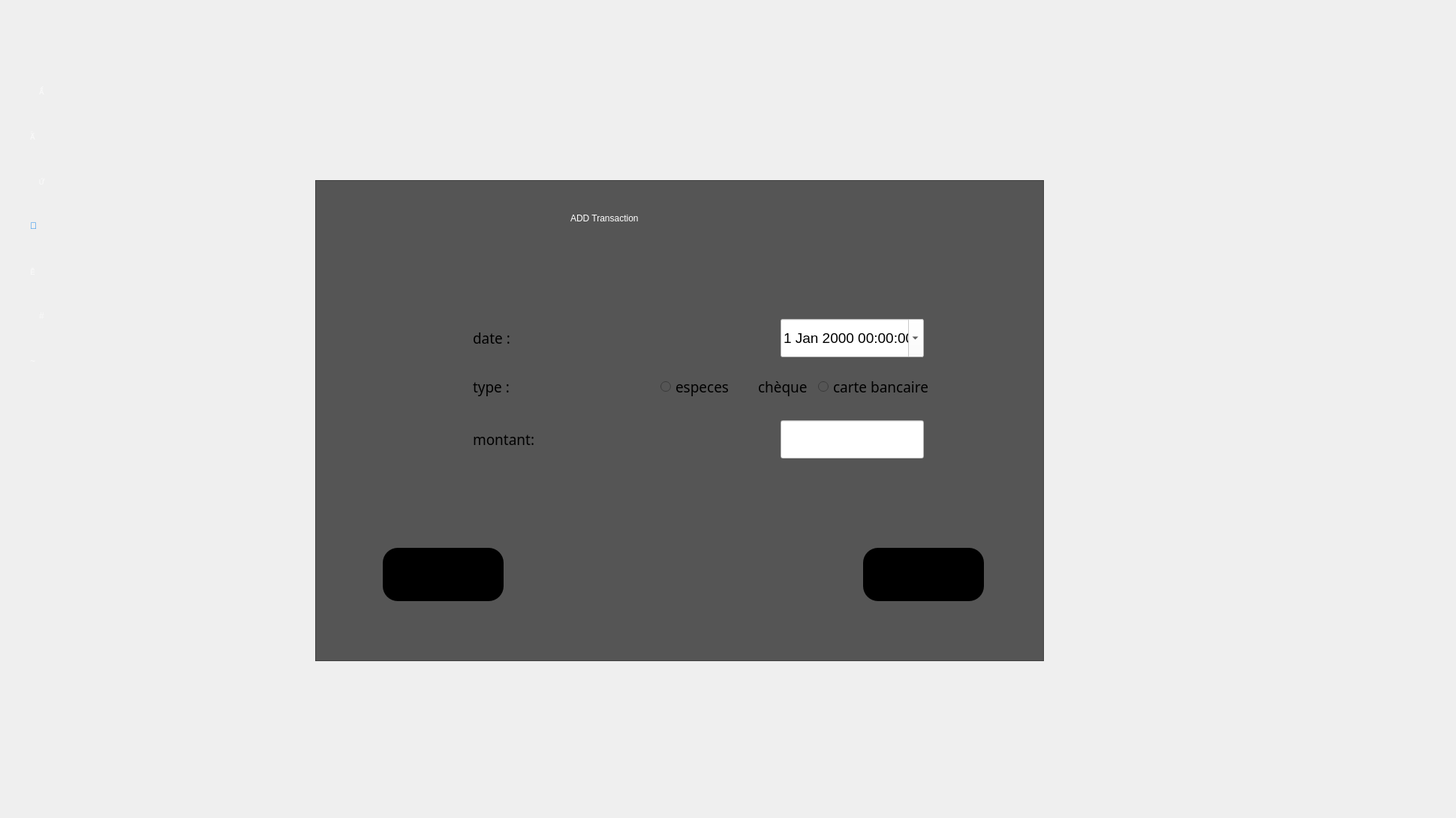
   <widget class="QWidget" name="addtransaction">
    <widget class="QFrame" name="frame">
     <property name="geometry">
      <rect>
       <x>420</x>
       <y>240</y>
       <width>971</width>
       <height>641</height>
      </rect>
     </property>
     <property name="styleSheet">
      <string notr="true">background-color: rgb(85, 85,85)</string>
     </property>
     <property name="frameShape">
      <enum>QFrame::StyledPanel</enum>
     </property>
     <property name="frameShadow">
      <enum>QFrame::Raised</enum>
     </property>
     <widget class="QLineEdit" name="lineEdit_4">
      <property name="geometry">
       <rect>
        <x>620</x>
        <y>320</y>
        <width>191</width>
        <height>51</height>
       </rect>
      </property>
      <property name="font">
       <font>
        <pointsize>14</pointsize>
       </font>
      </property>
      <property name="styleSheet">
       <string notr="true">background-color:white;
color:black;</string>
      </property>
     </widget>
     <widget class="QLabel" name="label_109">
      <property name="geometry">
       <rect>
        <x>210</x>
        <y>185</y>
        <width>161</width>
        <height>51</height>
       </rect>
      </property>
      <property name="font">
       <font>
        <family>MS Reference Sans Serif</family>
        <pointsize>14</pointsize>
       </font>
      </property>
      <property name="styleSheet">
       <string notr="true">color:black;</string>
      </property>
      <property name="text">
       <string>date :</string>
      </property>
     </widget>
     <widget class="QLabel" name="label_108">
      <property name="geometry">
       <rect>
        <x>210</x>
        <y>250</y>
        <width>141</width>
        <height>51</height>
       </rect>
      </property>
      <property name="font">
       <font>
        <family>MS Reference Sans Serif</family>
        <pointsize>14</pointsize>
       </font>
      </property>
      <property name="styleSheet">
       <string notr="true">color:black</string>
      </property>
      <property name="text">
       <string>type :</string>
      </property>
     </widget>
     <widget class="QLabel" name="label_106">
      <property name="geometry">
       <rect>
        <x>210</x>
        <y>320</y>
        <width>141</width>
        <height>51</height>
       </rect>
      </property>
      <property name="font">
       <font>
        <family>MS Reference Sans Serif</family>
        <pointsize>14</pointsize>
       </font>
      </property>
      <property name="styleSheet">
       <string notr="true">color:black</string>
      </property>
      <property name="text">
       <string>montant:</string>
      </property>
     </widget>
     <widget class="QPushButton" name="pushButton_9">
      <property name="geometry">
       <rect>
        <x>730</x>
        <y>490</y>
        <width>161</width>
        <height>71</height>
       </rect>
      </property>
      <property name="styleSheet">
       <string notr="true">QPushButton#pushButton_9{
	font: 14pt &quot;MS Shell Dlg 2&quot;;
border-radius:20px;
	background-color:black
}
QPushButton#pushButton_9:hover{
border-radius:20px;
color:rgb(255,255,255);
	background-color: qlineargradient(spread:pad, x1:1, y1:0.386, x2:0.545454, y2:0.665, stop:0 rgb(0, 0, 0), stop:1 rgba(0, 0, 200, 60));
	font: 14pt &quot;MS Shell Dlg 2&quot;;
}</string>
      </property>
      <property name="text">
       <string>validate</string>
      </property>
     </widget>
     <widget class="QPushButton" name="pushButton_10">
      <property name="geometry">
       <rect>
        <x>90</x>
        <y>490</y>
        <width>161</width>
        <height>71</height>
       </rect>
      </property>
      <property name="styleSheet">
       <string notr="true">QPushButton#pushButton_10{
	font: 14pt &quot;MS Shell Dlg 2&quot;;
border-radius:20px;
	background-color:black
}
QPushButton#pushButton_10:hover{
border-radius:20px;
color:rgb(255,255,255);
	background-color: qlineargradient(spread:pad, x1:1, y1:0.386, x2:0.545454, y2:0.665, stop:0 rgb(0, 0, 0), stop:1 rgba(0, 0, 200, 60));
	font: 14pt &quot;MS Shell Dlg 2&quot;;
}</string>
      </property>
      <property name="text">
       <string>return</string>
      </property>
     </widget>
     <widget class="QLabel" name="label_223">
      <property name="geometry">
       <rect>
        <x>340</x>
        <y>20</y>
        <width>331</width>
        <height>61</height>
       </rect>
      </property>
      <property name="styleSheet">
       <string notr="true">background:transparent;
font: 87 28pt &quot;Poppins&quot;;
color: rgb(255, 255,255);



</string>
      </property>
      <property name="text">
       <string>ADD Transaction</string>
      </property>
     </widget>
     <widget class="QDateTimeEdit" name="dateTimeEdit">
      <property name="geometry">
       <rect>
        <x>620</x>
        <y>185</y>
        <width>191</width>
        <height>51</height>
       </rect>
      </property>
      <property name="font">
       <font>
        <pointsize>14</pointsize>
       </font>
      </property>
      <property name="styleSheet">
       <string notr="true">color:black;
background-color:white;</string>
      </property>
      <property name="calendarPopup">
       <bool>true</bool>
      </property>
     </widget>
     <widget class="QRadioButton" name="radioButton_7">
      <property name="geometry">
       <rect>
        <x>460</x>
        <y>250</y>
        <width>121</width>
        <height>51</height>
       </rect>
      </property>
      <property name="font">
       <font>
        <family>MS Reference Sans Serif</family>
        <pointsize>14</pointsize>
       </font>
      </property>
      <property name="styleSheet">
       <string notr="true">color:black</string>
      </property>
      <property name="text">
       <string>especes</string>
      </property>
     </widget>
     <widget class="QRadioButton" name="radioButton_8">
      <property name="geometry">
       <rect>
        <x>670</x>
        <y>250</y>
        <width>211</width>
        <height>51</height>
       </rect>
      </property>
      <property name="font">
       <font>
        <family>MS Reference Sans Serif</family>
        <pointsize>14</pointsize>
       </font>
      </property>
      <property name="styleSheet">
       <string notr="true">color:black;</string>
      </property>
      <property name="text">
       <string>carte bancaire</string>
      </property>
     </widget>
     <widget class="QRadioButton" name="radioButton_9">
      <property name="geometry">
       <rect>
        <x>570</x>
        <y>250</y>
        <width>121</width>
        <height>51</height>
       </rect>
      </property>
      <property name="font">
       <font>
        <family>MS Reference Sans Serif</family>
        <pointsize>14</pointsize>
       </font>
      </property>
      <property name="styleSheet">
       <string notr="true">background:transparent;
color:black;</string>
      </property>
      <property name="text">
       <string>chèque</string>
      </property>
     </widget>
    </widget>
    <widget class="QLabel" name="label_217">
     <property name="geometry">
      <rect>
       <x>0</x>
       <y>0</y>
       <width>101</width>
       <height>1081</height>
      </rect>
     </property>
     <property name="styleSheet">
      <string notr="true">background-color: qlineargradient(spread:pad, x1:0.363591, y1:0.285, x2:0.67, y2:1, stop:0 rgba(	0,	0,0, 255), stop:1 rgba(0,0,0, 100));
</string>
     </property>
     <property name="text">
      <string/>
     </property>
    </widget>
    <widget class="QLabel" name="label_218">
     <property name="geometry">
      <rect>
       <x>40</x>
       <y>460</y>
       <width>41</width>
       <height>41</height>
      </rect>
     </property>
     <property name="styleSheet">
      <string notr="true">QLabel#label_218
{
font: 24pt &quot;dripicons-v2&quot;;
border:none;
background-color:transparent;
color:rgba(255,255,255,150);
}
QLabel#label_218:hover
{
font: 24pt &quot;dripicons-v2&quot;;
border:none;
background-color:transparent;
color:rgba(255,255,255,255);
}</string>
     </property>
     <property name="text">
      <string>~</string>
     </property>
    </widget>
    <widget class="QPushButton" name="hihi_65">
     <property name="geometry">
      <rect>
       <x>30</x>
       <y>400</y>
       <width>51</width>
       <height>41</height>
      </rect>
     </property>
     <property name="toolTipDuration">
      <number>1</number>
     </property>
     <property name="autoFillBackground">
      <bool>false</bool>
     </property>
     <property name="styleSheet">
      <string notr="true">QPushButton#hihi_65
{
font: 24pt &quot;dripicons-v2&quot;;
border:none;
background-color:transparent;
color:rgba(255,255,255,150);
}
QPushButton#hihi_65:hover
{
font: 24pt &quot;dripicons-v2&quot;;
border:none;
background-color:transparent;
color:rgba(255,255,255,255);
}</string>
     </property>
     <property name="text">
      <string>#</string>
     </property>
     <property name="iconSize">
      <size>
       <width>40</width>
       <height>40</height>
      </size>
     </property>
     <property name="flat">
      <bool>false</bool>
     </property>
    </widget>
    <widget class="QPushButton" name="hihi_66">
     <property name="geometry">
      <rect>
       <x>30</x>
       <y>100</y>
       <width>51</width>
       <height>41</height>
      </rect>
     </property>
     <property name="toolTipDuration">
      <number>1</number>
     </property>
     <property name="autoFillBackground">
      <bool>false</bool>
     </property>
     <property name="styleSheet">
      <string notr="true">QPushButton#hihi_66
{
font: 24pt &quot;dripicons-v2&quot;;
border:none;
background-color:transparent;
color:rgba(255,255,255,150);
}
QPushButton#hihi_66:hover
{
font: 24pt &quot;dripicons-v2&quot;;
border:none;
background-color:transparent;
color:rgba(255,255,255,255);
}</string>
     </property>
     <property name="text">
      <string></string>
     </property>
     <property name="iconSize">
      <size>
       <width>40</width>
       <height>40</height>
      </size>
     </property>
     <property name="flat">
      <bool>false</bool>
     </property>
    </widget>
    <widget class="QLabel" name="label_219">
     <property name="geometry">
      <rect>
       <x>40</x>
       <y>160</y>
       <width>41</width>
       <height>41</height>
      </rect>
     </property>
     <property name="styleSheet">
      <string notr="true">QLabel#label_219
{
font: 24pt &quot;dripicons-v2&quot;;
border:none;
background-color:transparent;
color:rgba(255,255,255,150);
}
QLabel#label_219:hover
{
font: 24pt &quot;dripicons-v2&quot;;
border:none;
background-color:transparent;
color:rgba(255,255,255,255);
}</string>
     </property>
     <property name="text">
      <string></string>
     </property>
    </widget>
    <widget class="QLabel" name="label_220">
     <property name="geometry">
      <rect>
       <x>40</x>
       <y>340</y>
       <width>41</width>
       <height>41</height>
      </rect>
     </property>
     <property name="styleSheet">
      <string notr="true">QLabel#label_220
{
font: 24pt &quot;dripicons-v2&quot;;
border:none;
background-color:transparent;
color:rgba(255,255,255,150);
}
QLabel#label_220:hover
{
font: 24pt &quot;dripicons-v2&quot;;
border:none;
background-color:transparent;
color:rgba(255,255,255,255);
}</string>
     </property>
     <property name="text">
      <string></string>
     </property>
    </widget>
    <widget class="QLabel" name="label_221">
     <property name="geometry">
      <rect>
       <x>110</x>
       <y>0</y>
       <width>1821</width>
       <height>71</height>
      </rect>
     </property>
     <property name="styleSheet">
      <string notr="true">background-color: qlineargradient(spread:pad, x1:0.363591, y1:0.285, x2:0.67, y2:1, stop:0 rgba(	0,	0,0, 255), stop:1 rgba(0,0,0, 100));

</string>
     </property>
     <property name="text">
      <string/>
     </property>
    </widget>
    <widget class="QLabel" name="label_222">
     <property name="geometry">
      <rect>
       <x>40</x>
       <y>280</y>
       <width>41</width>
       <height>41</height>
      </rect>
     </property>
     <property name="styleSheet">
      <string notr="true">font: 24pt &quot;dripicons-v2&quot;;
border:none;
background-color:transparent;
color:rgba(0,125,236,255);</string>
     </property>
     <property name="text">
      <string></string>
     </property>
    </widget>
    <widget class="QPushButton" name="hihi_67">
     <property name="geometry">
      <rect>
       <x>30</x>
       <y>220</y>
       <width>51</width>
       <height>41</height>
      </rect>
     </property>
     <property name="toolTipDuration">
      <number>1</number>
     </property>
     <property name="autoFillBackground">
      <bool>false</bool>
     </property>
     <property name="styleSheet">
      <string notr="true">QPushButton#hihi_67
{
font: 24pt &quot;dripicons-v2&quot;;
border:none;
background-color:transparent;
color:rgba(255,255,255,150);
}
QPushButton#hihi_67:hover
{
font: 24pt &quot;dripicons-v2&quot;;
border:none;
background-color:transparent;
color:rgba(255,255,255,255);
}</string>
     </property>
     <property name="text">
      <string></string>
     </property>
     <property name="iconSize">
      <size>
       <width>40</width>
       <height>40</height>
      </size>
     </property>
     <property name="flat">
      <bool>false</bool>
     </property>
    </widget>
   </widget>
